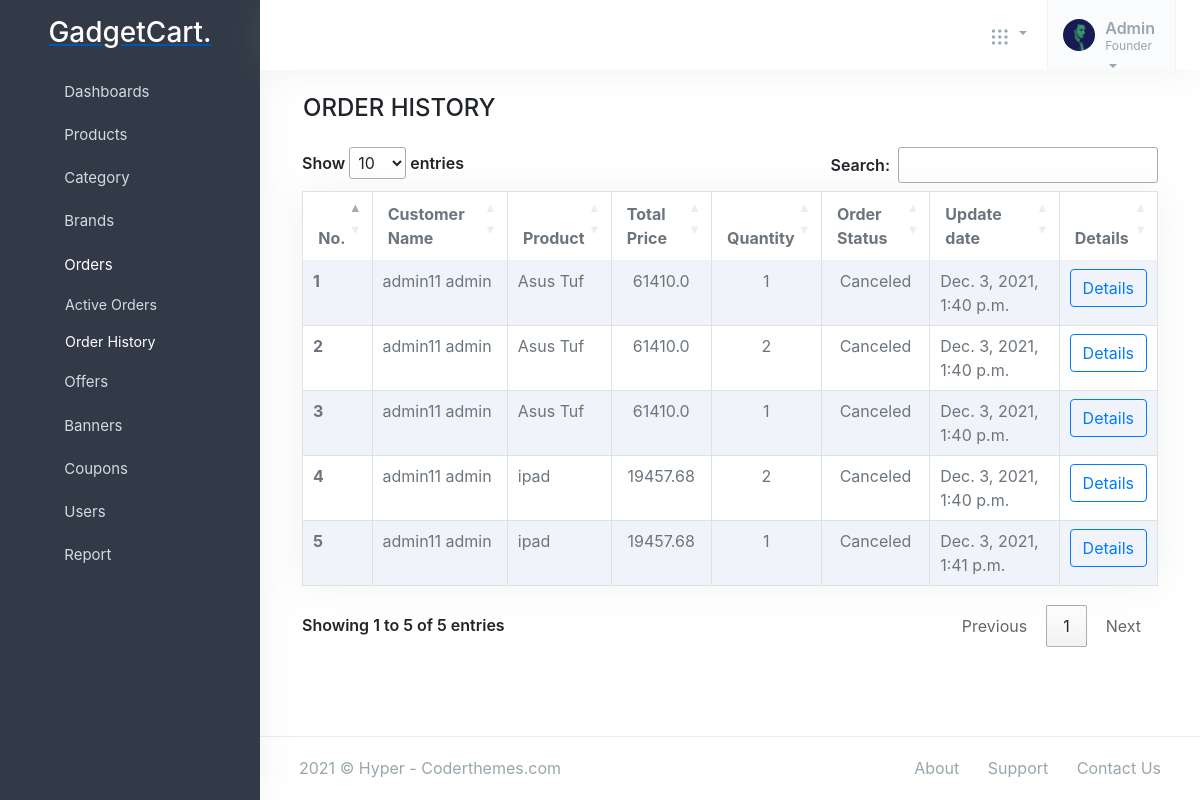
/adminpanel/order_history/, run on an earlier commit of the app's database.
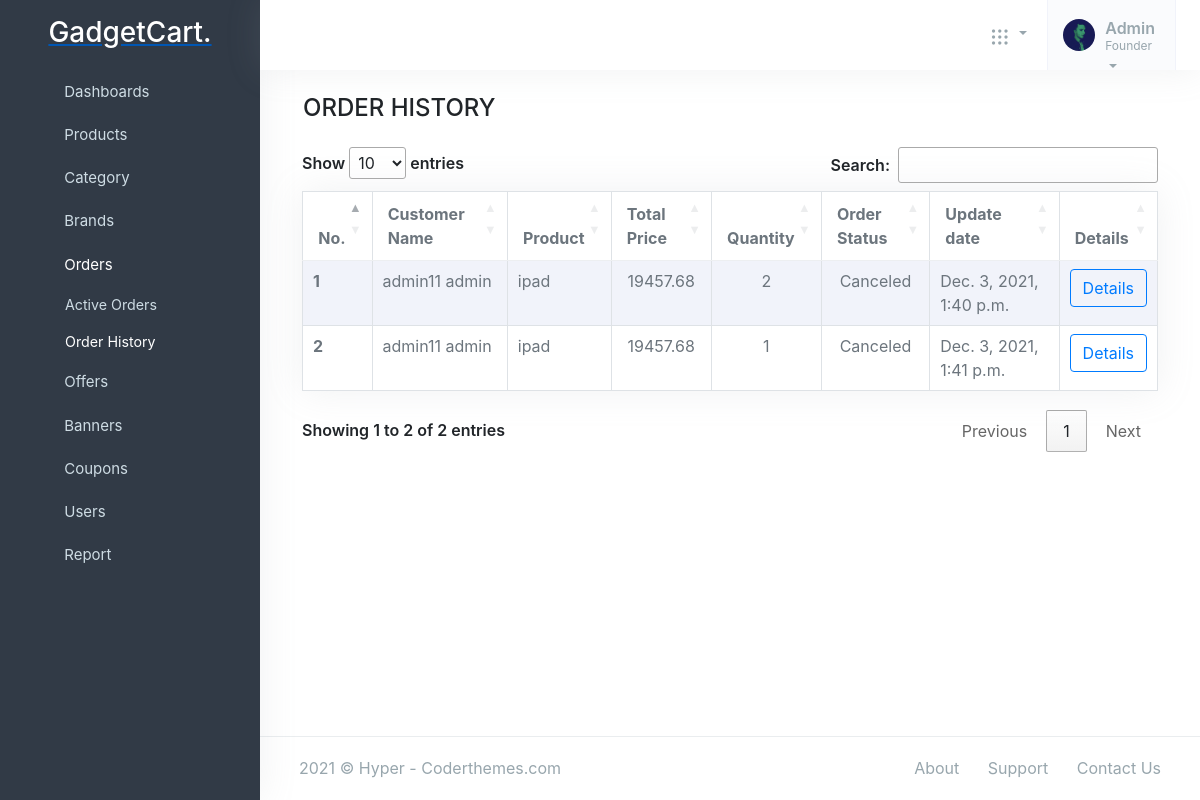
And on a later commit of the database.
### orders/models.py (models this page shows, shortened)
class OrderProduct(models.Model):
    order = models.ForeignKey(Order, on_delete=models.CASCADE)
    payment = models.ForeignKey(Payment, on_delete=models.SET_NULL, blank=True, null=True)
    user = models.ForeignKey(Account, on_delete=models.CASCADE)
    product = models.ForeignKey(Product, on_delete=models.CASCADE)
    variations = models.ManyToManyField(Variation, blank=True)
    quantity = models.IntegerField()
    product_price = models.FloatField()
    ordered = models.BooleanField(default=False)
    discount = models.FloatField(default=0)
    created_at = models.DateTimeField(auto_now_add=True)
    updated_at = models.DateTimeField(auto_now=True)
    status = models.CharField(max_length=10, choices=STATUS1, default='New')

### accounts/models.py (models this page shows, shortened)
class Account(AbstractBaseUser,PermissionsMixin):
    first_name = models.CharField(max_length=50)
    last_name = models.CharField(max_length=50)
    username = models.CharField(max_length=50, unique=True)
    email = models.CharField(max_length=50, unique=True)
    phone_number = models.CharField(max_length=50, unique=True)
    date_joined = models.DateTimeField(auto_now_add=True)
    last_login = models.DateTimeField(auto_now_add=True)
    is_admin = models.BooleanField(default=False)
    is_staff = models.BooleanField(default=False)
    is_active = models.BooleanField(default=True)
    is_superadmin = models.BooleanField(default=False)
    is_verified = models.BooleanField(default=False)
    USERNAME_FIELD = 'email'
    REQUIRED_FIELDS = ['username', 'first_name', 'last_name']
    objects = MyAccountManager()
    def full_name(self):
        return f'{self.first_name} {self.last_name}'

### store/models.py (models this page shows, shortened)
class Product(models.Model):
    product_name  = models.CharField(max_length=200, unique=True)
    slug          = models.SlugField(max_length=200, unique=True)
    description   = models.TextField(max_length=500, blank=True)
    price         = models.IntegerField()
    image1        = models.ImageField(upload_to='photos/products')
    image2        = models.ImageField(upload_to='photos/products')
    image3        = models.ImageField(upload_to='photos/products')
    stock         = models.IntegerField()
    is_available  = models.BooleanField(default=True)
    brand         = models.ForeignKey(Brand, on_delete=models.CASCADE)
    category      = models.ForeignKey(Category, on_delete=models.CASCADE)
    created_date  = models.DateTimeField(auto_now_add=True)
    modified_date = models.DateTimeField(auto_now=True)
    def __str__(self):
        return self.product_name
    def get_price(self):
        try:
            if self.productoffer.is_active:
                print('--------product----------')
                offer_price = (self.price / 100) * self.productoffer.discount_offer
                price = self.price - offer_price
                return {'price': price, 'discount': self.productoffer.discount_offer}
            raise
        except:
            try:
                if self.category.categoryoffer.is_active:
                    print('------category--------')
                    offer_price = (self.price / 100) * self.category.categoryoffer.discount_offer
                    price = self.price - offer_price
                    return {'price': price, 'discount': self.category.categoryoffer.discount_offer}
                raise
            except:
                try:
                    if self.brand.brandoffer.is_active:
                        print('------brand-------')
                        offer_price = (self.price / 100) * self.brand.brandoffer.discount_offer
                        price = self.price - offer_price
                        return {'price': price, 'discount': self.brand.brandoffer.discount_offer}
                    raise
                except:
                    print('----else----')
                return {'price': self.price}

### offer/models.py (models this page shows, shortened)
class ProductOffer(models.Model):
    product = models.OneToOneField('store.product', on_delete=CASCADE, null=True, blank=True)
    discount_offer = models.PositiveBigIntegerField(help_text='Offer in percentage')
    is_active = models.BooleanField(default=True)

### adminpanel/views.py (the view)
# urls.py: path('order_history/', views.order_history, name='order_history'),
def order_history(request):
    orders = OrderProduct.objects.filter(status__in=['Delivered','Canceled'])
    context  = {
        'orders' : orders
    }
    return render(request, 'adminpanel/order_history.html', context)

### brand/context_processors.py (called while the page is built)
def menulinks(request):
    links = Brand.objects.all()
    return dict(link=links)

### carts/context_processors.py (called while the page is built, shortened)
def counter(request):
    cart_count = 0
    if 'admin' in request.path:
        return {}
    return dict(cart_count=cart_count)

### category/context_processors.py (called while the page is built)
def menu_links(request):
    links = Category.objects.all()
    return dict(links=links)

### templates/adminpanel/order_history.html (shortened to what this page needs)
{% extends 'adminpanel/base.html' %}
{% load static %}
{% block content %}
<div class="container">
    <h4 class="ml-3 mt-4 mb-4">ORDER HISTORY</h4>
    <div class="col-12" id="tables">
        <table class="table table-striped table-bordered table-hover bg-white bg-body shadow" id="myTable">
            <thead>
                <tr>
                    <th>No.</th>
                    <th>Customer Name</th>
                    <th>Product</th>
                    <th>Total Price</th>
                    <th>Quantity</th>
                    <th>Order Status</th>
                    <th>Update date</th>
                    <th>Details</th>
                </tr>
            </thead>
            <tbody>
                {% for order in orders %}
                <tr>
                    <th scope="row"> {{forloop.counter}} </th>
                    <td>{{order.user.full_name}}</td>
                    <td>{{order.product}}</td>
                    <td>
                        <center>{{ order.product.get_price.price }}</center>
                    </td>
                    <td>
                        <center>{{order.quantity}}</center>
                    </td>
                    <td>
                        <center>
                            {{order.status}}
                        </center>
                    </td>
                    <td>
                        {{order.updated_at}}
                    </td>
                    <td>
                        <a href="" class="btn btn-outline-primary">Details</a>
                    </td>
                </tr>
                {% endfor %}
            </tbody>
        </table>
    </div>
</div>
<footer class="footer">
    <div class="container-fluid">
        <div class="row">
            <div class="col-md-6">
                <script>document.write(new Date().getFullYear())</script> © Hyper - Coderthemes.com
            </div>
            <div class="col-md-6">
                <div class="text-md-end footer-links d-none d-md-block">
                    <a href="javascript: void(0);">About</a>
                    <a href="javascript: void(0);">Support</a>
                    <a href="javascript: void(0);">Contact Us</a>
                </div>
            </div>
        </div>
    </div>
</footer>
{% endblock %}

What changed in the data, as far as the page shows it:
removed OrderProduct: user.full_name "admin11 admin", product "Asus Tuf", product.get_price.price "61410.0", quantity "1", status "Canceled", updated_at "Dec. 3, 2021, 1:40 p.m."
removed OrderProduct: user.full_name "admin11 admin", product "Asus Tuf", product.get_price.price "61410.0", quantity "2", status "Canceled", updated_at "Dec. 3, 2021, 1:40 p.m."
removed OrderProduct: user.full_name "admin11 admin", product "Asus Tuf", product.get_price.price "61410.0", quantity "1", status "Canceled", updated_at "Dec. 3, 2021, 1:40 p.m."
Also different on the page:
text written by a page script: "Show entries Search: Showing 1 to 5 of 5 entries Previous 1 Next" → "Show entries Search: Showing 1 to 2 of 2 entries Previous 1 Next"
